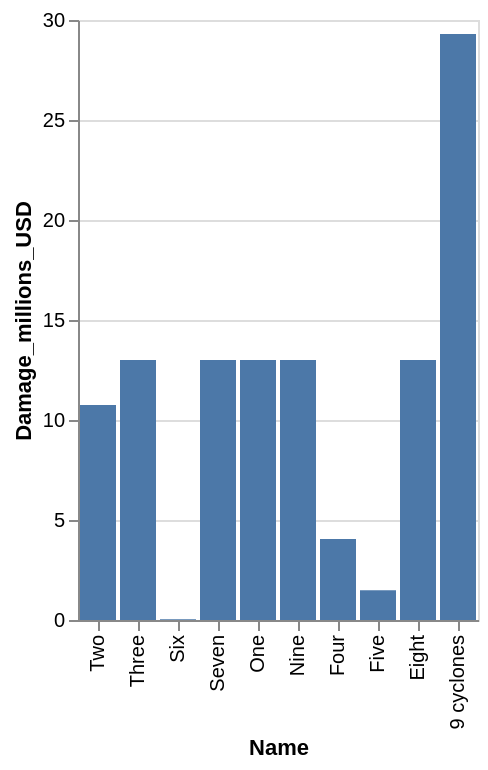

The Vega-Lite source for this figure:
### Vega-Lite specification from a JSON file in a GitHub repository (floating-point values rounded to 4 significant figures)
{"data": {"values": [{"x_data": "Nine", "y_data": 13}, {"x_data": "Six", "y_data": 0.039}, {"x_data": "One", "y_data": 13}, {"x_data": "Five", "y_data": 1.49}, {"x_data": "Eight", "y_data": 13}, {"x_data": "Seven", "y_data": 13}, {"x_data": "Two", "y_data": 10.75}, {"x_data": "Three", "y_data": 13}, {"x_data": "Four", "y_data": 4.05}, {"x_data": "9 cyclones", "y_data": 29.3}]}, "mark": "bar", "encoding": {"x": {"field": "x_data", "type": "nominal", "title": "Name", "sort": "descending"}, "y": {"field": "y_data", "type": "quantitative", "title": "Damage_millions_USD"}}}
